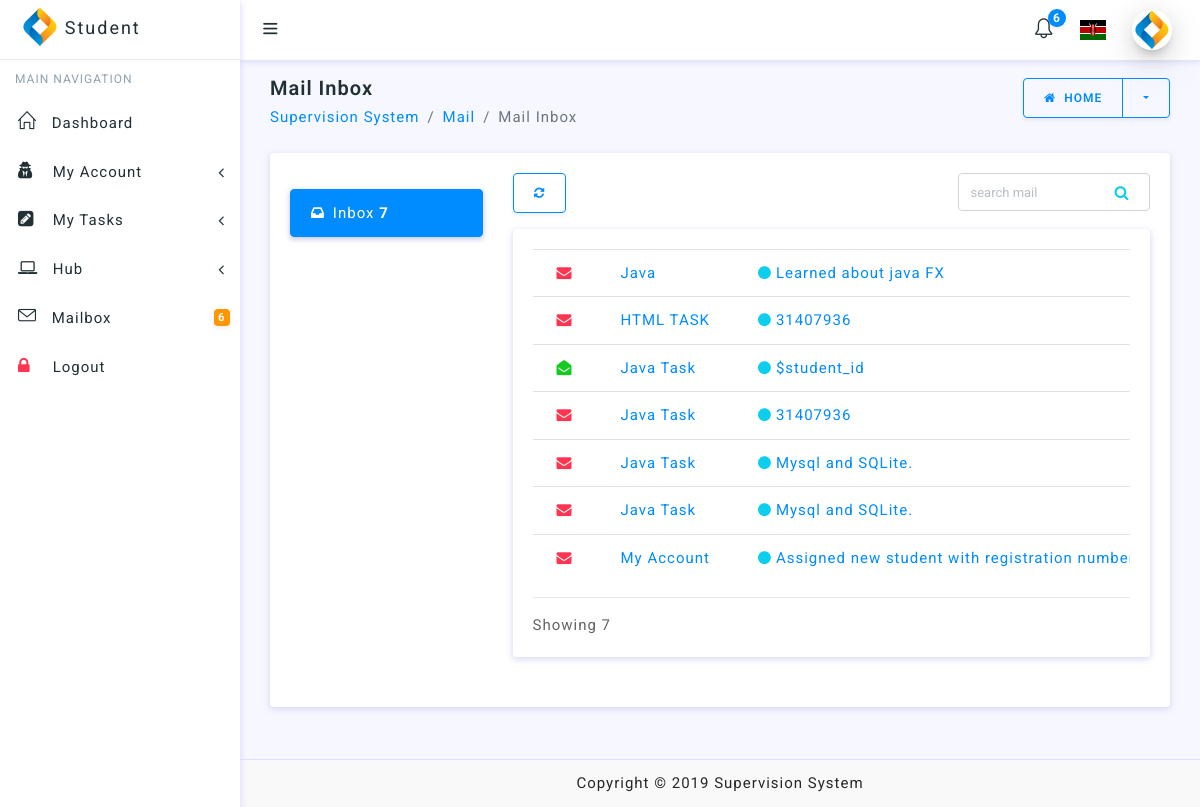
The app's page /student/mailbox/inbox.php (signed in) with its own data.
### tables this page shows
CREATE TABLE `notification_table` (
  `id` int(11) NOT NULL,
  `admin_id` int(11) NOT NULL,
  `supervisor_id` int(11) NOT NULL,
  `student_id` int(11) NOT NULL,
  `subject` text NOT NULL,
  `message` text NOT NULL,
  `status` int(11) NOT NULL,
  `created_at` datetime NOT NULL
);

### inc/appNames.php (called while the page is built, shortened)
<?php
$appName = 'Supervision System';

### student/sessions/student_session.php (called while the page is built, shortened)
<?php
require '../../DBConnection/Connection.php';
$student_check = $_SESSION['login_student'];
$ses_sql = mysqli_query($connection, "select * from student_table where national_id='$student_check'");
$row = mysqli_fetch_assoc($ses_sql);
$student_id = $row['id'];

### functions/fetch_notifications.php (called while the page is built, shortened)
<?php
$unReadNotifications = $allNotifications = 0;

### student/mailbox/inbox.php (the view, shortened to what this page needs)
<?php
require '../../inc/appNames.php';
require '../sessions/student_session.php';
?>
<!doctype html>
<html lang="en">
<head>
    <link href="../../inc/table.css" rel="stylesheet" type="text/css"/>
</head>
<body>
<div id="wrapper">
    <?php
    require '../layouts/student_layout.php';
    ?>
    <div class="content-wrapper">
        <div class="container-fluid">
            <div class="row pt-2 pb-2">
                <div class="col-sm-9">
                    <h4 class="page-title">Mail Inbox</h4>
                    <ol class="breadcrumb">
                        <li class="breadcrumb-item"><a href="javaScript:void();"><?php echo $appName ?></a></li>
                        <li class="breadcrumb-item"><a href="javaScript:void();">Mail</a></li>
                        <li class="breadcrumb-item active" aria-current="page">Mail Inbox</li>
                    </ol>
                </div>
                <div class="col-sm-3">
                    <div class="btn-group float-sm-right">
                        <a href="../dashboard/home.php" class="btn btn-outline-primary waves-effect waves-light"><i
                                    class="fa fa-home mr-1"></i> Home
                        </a>
                        <button type="button"
                                class="btn btn-outline-primary dropdown-toggle dropdown-toggle-split waves-effect waves-light"
                                data-toggle="dropdown">
                        </button>
                    </div>
                </div>
            </div>
            <div class="row">
                <div class="col-lg-12">
                    <div class="card">
                        <div class="card-body">
                            <div class="row">
                                <?php require '../layouts/mail_layout.php' ?>
                                <div class="col-lg-9 col-md-8">
                                    <div class="row">
                                        <div class="col-lg-8">
                                            <div class="btn-toolbar" role="toolbar">
                                                <div class="btn-group mr-1">
                                                    <a href="inbox.php"
                                                       class="btn btn-outline-primary waves-effect waves-light"><i
                                                                class="fa fa-refresh"></i></a>
                                                </div>
                                            </div>
                                        </div>
                                        <div class="col-lg-4">
                                            <div class="position-relative has-icon-right">
                                                <input type="text" class="form-control" placeholder="search mail">
                                                <div class="form-control-position">
                                                    <i class="fa fa-search text-info"></i>
                                                </div>
                                            </div>
                                        </div>
                                    </div>
                                    <div class="card mt-3">
                                        <div class="card-body">
                                            <?php
                                            if ($connection) {
                                                $result = mysqli_query($connection, "SELECT * FROM notification_table WHERE student_id='$student_id' ORDER BY id DESC");
                                                if (mysqli_num_rows($result) > 0) {
                                                    echo ' <div class="table-responsive">';
                                                    echo ' <table class="table table-hover">';
                                                    echo ' <tbody>';
                                                    while ($row = mysqli_fetch_array($result)) {
                                                        echo '<tr>';
                                                        if ($row['status'] == 1) {
                                                            echo ' <td class="mail-rateing">
        <i class="fa fa-envelope-open text-success"></i>
    </td>';
                                                        } else {
                                                            echo ' <td class="mail-rateing">
        <i class="fa fa-envelope text-danger"></i>
    </td>';
                                                        }
                                                        echo ' <td>
        <a href="read.php?action=read&id=' . $row["id"] . '">' . $row['subject'] . '</a>
    </td>';
                                                        echo '<td>
        <a href="read.php?action=read&id=' . $row["id"] . '"><i
                class="fa fa-circle text-info mr-1"></i>' . $row['message'] . '</a>
    </td>';
                                                        echo '</tr>';
                                                    }
                                                    echo '</tbody>';
                                                    echo ' </table>';
                                                    echo ' </div>';
                                                } else {
                                                }
                                            }
                                            ?>
                                            <hr>
                                            <div class="row">
                                                <div class="col-7">
                                                    Showing <?php echo number_format($allNotifications) ?>
                                                </div>
                                            </div>
                                        </div>
                                    </div>
                                </div>
                            </div>
                        </div>
                    </div>
                </div>
            </div>
        </div>
    </div>
    <?php
    require('../../inc/footer.php')
    ?>
</div>
</body>
</html>

### records on screen
notification_table: status 0 (drawn), subject "Java", message "Learned about java FX"
notification_table: status 0 (drawn), subject "HTML TASK", message "31407936"
notification_table: status 1 (drawn), subject "Java Task", message "$student_id"
notification_table: status 0 (drawn), subject "Java Task", message "31407936"
notification_table: status 0 (drawn), subject "Java Task", message "Mysql and SQLite."
notification_table: status 0 (drawn), subject "Java Task", message "Mysql and SQLite."
notification_table: status 0 (drawn), subject "My Account", message "Assigned new student with registration…"

### other values on screen
$unReadNotifications "6"
$appName "Supervision System"
$allNotifications "7"
